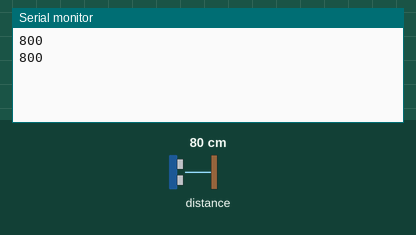
This sketch was run on a simulated nRF52 board. On the bench: the last lines printed to the serial monitor. The test bench sets the inputs (shaded band); at power-on: distance to the obstacle 80 cm. A phone connects over Bluetooth LE 3 s after start.

Above: at 1.8 s.
1.9 s: distance to the obstacle set to 2 cm
At 2.9 s:
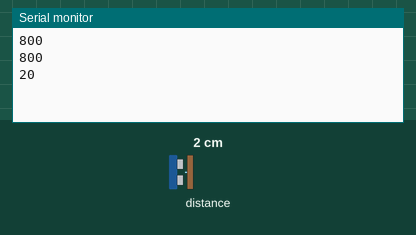
3.4 s: distance to the obstacle set to 4 cm
At 5.0 s:
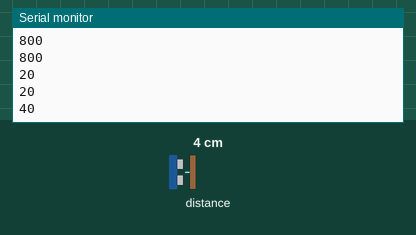
Timing chart, 0 to 6.5 s (numbered marks = the images above; inputs shaded):
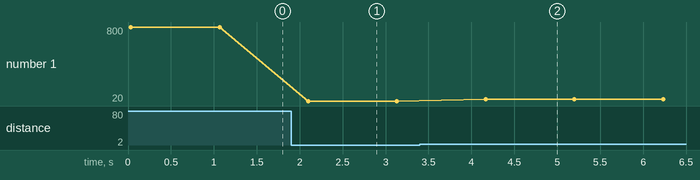

The sketch:

XIAO_NRF52_VL53L0X_iBeacon.ino
```cpp
#include <Wire.h>
#include <VL53L0X.h>

VL53L0X sensor;

#include <bluefruit.h>

#define MANUFACTURER_ID   0x0059

uint8_t beaconUuid[16] =
{
  0x01, 0x12, 0x23, 0x34, 0x45, 0x56, 0x67, 0x78,
  0x89, 0x9a, 0xab, 0xbc, 0xcd, 0xde, 0xef, 0xf0
};

// A valid Beacon packet consists of the following information:
// UUID, Major, Minor, RSSI @ 1M
BLEBeacon beacon(beaconUuid, 0x0102, 0x0304, -54);

void setup()
{
    Serial.begin(115200);

    //Connect to VL53L0X Sensor
    Wire.begin();

    sensor.init();
    sensor.setTimeout(500);
    sensor.setMeasurementTimingBudget(200000);
    //END

    Bluefruit.begin();

    Bluefruit.setName("CapSense");


    // off Blue LED for lowest power consumption
    Bluefruit.autoConnLed(false);
    Bluefruit.setTxPower(0);    // Check bluefruit.h for supported values

    // Manufacturer ID is required for Manufacturer Specific Data
    beacon.setManufacturer(MANUFACTURER_ID);

    // Setup the advertising packet
    startAdv();

    // Suspend Loop() to save power, since we didn't have any code there
    //suspendLoop();
}

void startAdv(void)
{
    Bluefruit.Advertising.setBeacon(beacon);

    Bluefruit.ScanResponse.addName();

    /* Start Advertising
     * - Enable auto advertising if disconnected
     * - Timeout for fast mode is 30 seconds
     * - Start(timeout) with timeout = 0 will advertise forever (until connected)
     *
     * Apple Beacon specs
     * - Type: Non connectable, undirected
     * - Fixed interval: 100 ms -> fast = slow = 100 ms
     */
     //Bluefruit.Advertising.setType(BLE_GAP_ADV_TYPE_ADV_NONCONN_IND);
    Bluefruit.Advertising.restartOnDisconnect(true);
    Bluefruit.Advertising.setInterval(160, 160);    // in unit of 0.625 ms
    Bluefruit.Advertising.setFastTimeout(30);      // number of seconds in fast mode
    Bluefruit.Advertising.start(0);                // 0 = Don't stop advertising after n seconds
}

void loop()
{
    //Read the distance measurement
    uint16_t reading = sensor.readRangeSingleMillimeters();

    Serial.println(reading);

    if (sensor.timeoutOccurred()) { Serial.print(" TIMEOUT"); }

    BLEBeacon bb(beaconUuid, 1234, reading, -60);

    Bluefruit.Advertising.setBeacon(bb);

    delay(1000);
}
```

Measured:
- after the input at 1.9 s, the serial monitor: prints a new line after 0.20 s (image 1)
- after the input at 3.4 s, the serial monitor: prints a new line after 0.77 s (image 2)
- plotted number 1: 800 → 20 after the input at 1.9 s, 20 → 40 after the input at 3.4 s
